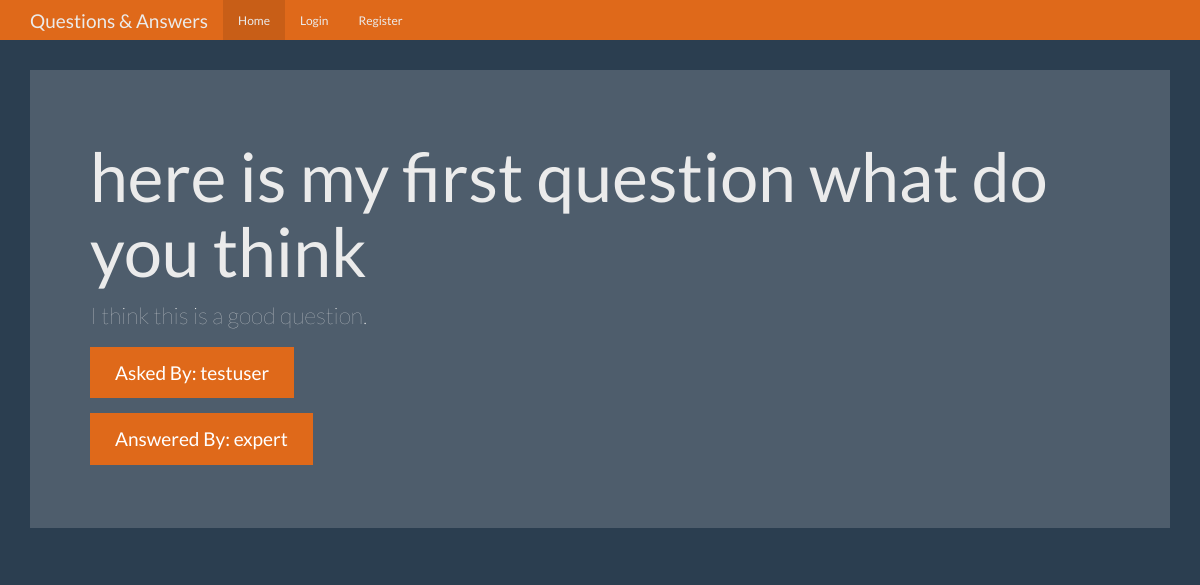
Screenshot of /question/1 with the database file from the repository.
### tables this page shows
CREATE TABLE questions (
    id integer primary key autoincrement,
    question_text text not null,
    answer_text text,
    asked_by_id integer not null,
    expert_id integer not null
);

CREATE TABLE users (
    id integer primary key autoincrement,
    name text not null,
    password text not null,
    expert boolean not null,
    admin boolean not null
);

### app.py (the view)
@app.route('/question/<question_id>')
def question(question_id):
    user = get_current_user()
    db = get_db()
    question_cur = db.execute('''select
                                     questions.question_text,
                                     questions.answer_text,
                                     askers.name as asker_name,
                                     experts.name as expert_name
                                 from questions
                                 join users as askers on askers.id = questions.asked_by_id
                                 join users as experts on experts.id = questions.expert_id
                                 where questions.id = ?''', [question_id])
    question = question_cur.fetchone()
    return render_template('question.html', user=user, question=question)

### app.py (called while the page is built)
def get_current_user():
    user_result = None
    if 'user' in session:
        user = session['user']
        db = get_db()
        user_cur = db.execute('select id, name, password, expert, admin from users where name = ?', [user])
        user_result = user_cur.fetchone()
    return user_result

### database.py (called while the page is built)
def connect_db():
    sql = sqlite3.connect('C:/Users/Shubham Rawat/Documents/flask_app/question_answer_app/questions.db')
    sql.row_factory = sqlite3.Row
    return sql

def get_db():
    if not hasattr(g, 'sqlite_db'):
        g.sqlite_db = connect_db()
    return g.sqlite_db

### templates/question.html (shortened to what this page needs)
{% extends "base.html" %}
{% from "show_links.html" import show_links %}
{% block nav %}
{{ show_links(user) }}
{% endblock %}
{% block body %}
      <div class="jumbotron">
        <h1>{{ question['question_text'] }}</h1>
        <p>{{ question['answer_text'] }}</p>
        <p><a class="btn btn-primary btn-lg">Asked By: {{ question['asker_name'] }}</a></p>
        <p><a class="btn btn-primary btn-lg">Answered By: {{ question['expert_name'] }}</a></p>
      </div>
{% endblock %}

### static/theme.css (style rules this page uses)
body { padding-top: 70px; padding-bottom: 30px; }

### rows the page displays
questions: question_text "here is my first question what do you think", answer_text "I think this is a good question."
users: asker_name "testuser"
users: expert_name "expert"
